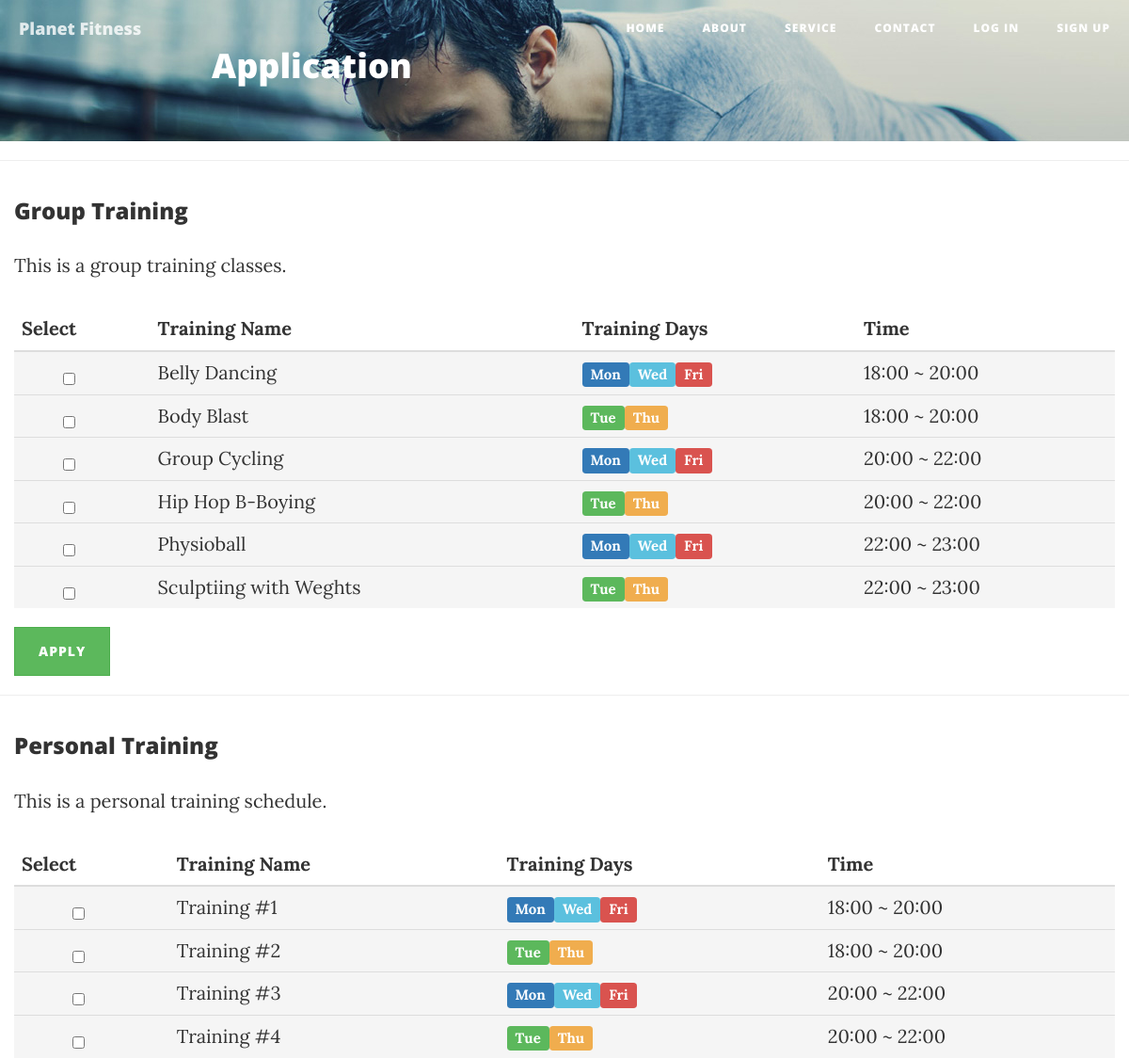
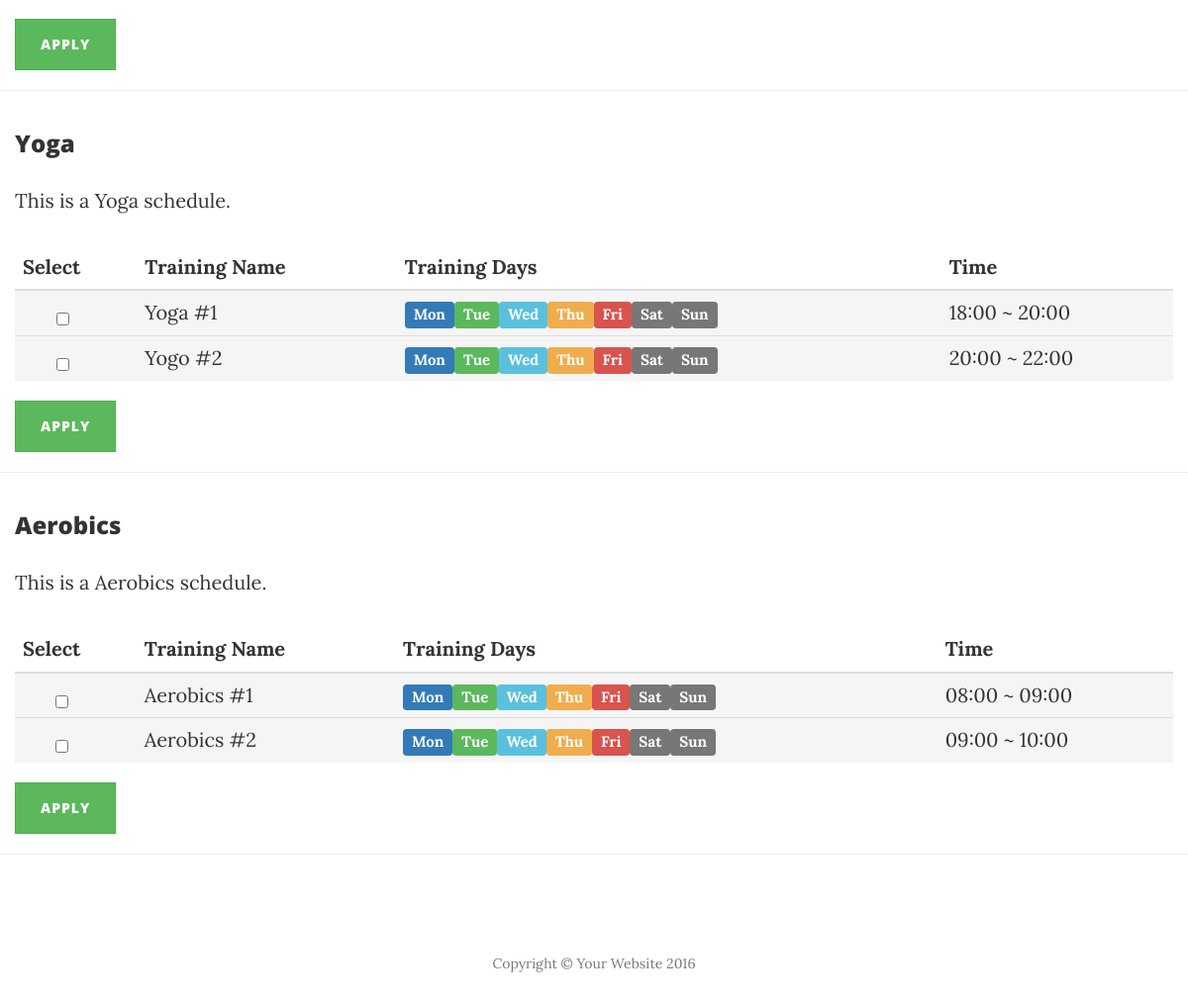
The page /application.php on the database its author committed (2 pictures, top to bottom).
### application.php (the view, shortened to what this page needs)
<?php
    $servername = "localhost";
    $username   = "root";
    $password   = "";
    $dbname     = "Gym";
    $group    = array();
    $personal = array();
    $yoga     = array();
    $aerobics = array();
    try {
        $link = new PDO("mysql:host=$servername;dbname=$dbname", $username, $password);
        $link->setAttribute(PDO::ATTR_ERRMODE, PDO::ERRMODE_EXCEPTION);
        $stmt = $link->prepare("SELECT program_id, category_id, program_name, program_days, program_begin_time, program_end_time FROM program WHERE is_opened='Y'");
        $stmt->execute();
        while($result = $stmt->fetch(PDO::FETCH_OBJ)) {
            if ($result->category_id == '0001') {
                array_push($group, $result);
            } else if ($result->category_id == '0002') {
                array_push($personal, $result);
            } else if ($result->category_id == '0003') {
                array_push($yoga, $result);
            } else if ($result->category_id == '0004') {
                array_push($aerobics, $result);
            }
        }
    } catch(PDOException $e) {
        echo "<script type='text/javascript'>alert('Error: " . $e->getMessage() . "');</script>";
        echo $e->getMessage();
    }
?>
<!DOCTYPE html>
<html lang="en">
<head>
    <link href="vendor/bootstrap/css/bootstrap.min.css" rel="stylesheet">
    <link href="css/clean-blog.css" rel="stylesheet">
    <link href="vendor/font-awesome/css/font-awesome.min.css" rel="stylesheet" type="text/css">
</head>
<body>
    <nav class="navbar navbar-default navbar-custom navbar-fixed-top">
        <div class="container-fluid">
            <div class="navbar-header page-scroll">
                <a class="navbar-brand" href="index.html">Planet Fitness</a>
            </div>
            <div class="collapse navbar-collapse" id="bs-example-navbar-collapse-1">
                <ul class="nav navbar-nav navbar-right">
                    <li>
                        <a href="index.html">Home</a>
                    </li>
                    <li>
                        <a href="about.html">About</a>
                    </li>
                    <li>
                        <a href="service.html">Service</a>
                    </li>
                    <li>
                        <a href="contact.html">Contact</a>
                    </li>
                    <li>
                        <a href="login.html">Log In</a>
                    </li>
                    <li>
                        <a href="signup.html">Sign Up</a>
                    </li>
                </ul>
            </div>
        </div>
    </nav>
    <div class="no-padding" style="background-image: url('img/fitness-3.jpg');">
        <div class="container">
            <div class="row">
                <div class="col-lg-8 col-lg-offset-2 col-md-10 col-md-offset-1">
                    <div class="post-heading" style="margin-top: 50px; height: 100px;">
                        <h1><font color="white">Application</font></h1>
                    </div>
                </div>
            </div>
        </div>
    </div>
    <hr>
    <form id="form" action="application_process.php" method="POST">
    <section class="no-padding" id="group_training">
        <div class="container-fluid">
            <h3>Group Training</h3>
            <p>This is a group training classes.</p>
            <table class="table">
                <thead>
                <tr>
                    <th>Select</th>
                    <th>Training Name</th>
                    <th>Training Days</th>
                    <th>Time</th>
                </tr>
                </thead>
                <tbody>
            <?php
                foreach ($group as $program) {
            ?>
                <tr class="active">
                    <td align="center"><div class="checkbox"><input type="checkbox" name="gtclass" value="<?php echo $program->program_id ?>"></div></td>
                    <td><?php echo $program->program_name ?></td>
                    <td>
                    <?php
                        $days = explode(",", $program->program_days);
                        foreach ($days as $day) {
                            switch ($day) {
                                case "1":
                                    echo "<span class='label label-primary'>Mon</span>";
                                    break;
                                case "2":
                                    echo "<span class='label label-success'>Tue</span>";
                                    break;
                                case "3":
                                    echo "<span class='label label-info'>Wed</span>";
                                    break;
                                case "4":
                                    echo "<span class='label label-warning'>Thu</span>";
                                    break;
                                case "5":
                                    echo "<span class='label label-danger'>Fri</span>";
                                    break;
                            }
                        }
                    ?>
                    </td>
                    <td><?php echo $program->program_begin_time ?> ~ <?php echo $program->program_end_time ?></td>
                </tr>
            <?php
                }
            ?>
                </tbody>
            </table>
            <a href="javascript:document.getElementById('form').submit()" class="btn btn-success" role="button">Apply</a>
        </div>
    </section>
    <hr>
    <section class="no-padding" id="personal_training">
        <div class="container-fluid">
            <h3>Personal Training</h3>
            <p>This is a personal training schedule.</p>
            <table class="table">
                <thead>
                <tr>
                    <th>Select</th>
                    <th>Training Name</th>
                    <th>Training Days</th>
                    <th>Time</th>
                </tr>
                </thead>
                <tbody>
            <?php
                foreach ($personal as $program) {
            ?>
                <tr class="active">
                    <td align="center"><div class="checkbox"><input type="checkbox" name="gtclass" value="<?php echo $program->program_id ?>"></div></td>
                    <td><?php echo $program->program_name ?></td>
                    <td>
                    <?php
                        $days = explode(",", $program->program_days);
                        foreach ($days as $day) {
                            switch ($day) {
                                case "1":
                                    echo "<span class='label label-primary'>Mon</span>";
                                    break;
                                case "2":
                                    echo "<span class='label label-success'>Tue</span>";
                                    break;
                                case "3":
                                    echo "<span class='label label-info'>Wed</span>";
                                    break;
                                case "4":
                                    echo "<span class='label label-warning'>Thu</span>";
                                    break;
                                case "5":
                                    echo "<span class='label label-danger'>Fri</span>";
                                    break;
                            }
                        }
                    ?>
                    </td>
                    <td><?php echo $program->program_begin_time ?> ~ <?php echo $program->program_end_time ?></td>
                </tr>
            <?php
                }
            ?>
                </tbody>
            </table>
            <a href="javascript:document.getElementById('form').submit()" class="btn btn-success" role="button">Apply</a>
        </div>
    </section>
    <hr>
    <section class="no-padding" id="yoga">
        <div class="container-fluid">
            <h3>Yoga</h3>
            <p>This is a Yoga schedule.</p>
            <table class="table">
                <thead>
                <tr>
                    <th>Select</th>
                    <th>Training Name</th>
                    <th>Training Days</th>
                    <th>Time</th>
                </tr>
                </thead>
                <tbody>
            <?php
                foreach ($yoga as $program) {
            ?>
                <tr class="active">
                    <td align="center"><div class="checkbox"><input type="checkbox" name="gtclass" value="<?php echo $program->program_id ?>"></div></td>
                    <td><?php echo $program->program_name ?></td>
                    <td>
                    <?php
                        $days = explode(",", $program->program_days);
                        foreach ($days as $day) {
                            switch ($day) {
                                case "1":
                                    echo "<span class='label label-primary'>Mon</span>";
                                    break;
                                case "2":
                                    echo "<span class='label label-success'>Tue</span>";
                                    break;
                                case "3":
                                    echo "<span class='label label-info'>Wed</span>";
                                    break;
                                case "4":
                                    echo "<span class='label label-warning'>Thu</span>";
                                    break;
                                case "5":
                                    echo "<span class='label label-danger'>Fri</span>";
                                    break;
                                case "6":
                                    echo "<span class='label label-default'>Sat</span>";
                                    break;
                                case "7":
                                    echo "<span class='label label-default'>Sun</span>";
                                    break;
                            }
                        }
                    ?>
                    </td>
                    <td><?php echo $program->program_begin_time ?> ~ <?php echo $program->program_end_time ?></td>
                </tr>
            <?php
                }
            ?>
                </tbody>
            </table>
            <a href="javascript:document.getElementById('form').submit()" class="btn btn-success" role="button">Apply</a>
        </div>
    </section>
    <hr>
    <section class="no-padding" id="aerobics">
        <div class="container-fluid">
            <h3>Aerobics</h3>
            <p>This is a Aerobics schedule.</p>
            <table class="table">
                <thead>
                <tr>
                    <th>Select</th>
                    <th>Training Name</th>
                    <th>Training Days</th>
                    <th>Time</th>
                </tr>
                </thead>
                <tbody>
            <?php
                foreach ($aerobics as $program) {
            ?>
                <tr class="active">
                    <td align="center"><div class="checkbox"><input type="checkbox" name="gtclass" value="<?php echo $program->program_id ?>"></div></td>
                    <td><?php echo $program->program_name ?></td>
                    <td>
                    <?php
                        $days = explode(",", $program->program_days);
                        foreach ($days as $day) {
                            switch ($day) {
                                case "1":
                                    echo "<span class='label label-primary'>Mon</span>";
                                    break;
                                case "2":
                                    echo "<span class='label label-success'>Tue</span>";
                                    break;
                                case "3":
                                    echo "<span class='label label-info'>Wed</span>";
                                    break;
                                case "4":
                                    echo "<span class='label label-warning'>Thu</span>";
                                    break;
                                case "5":
                                    echo "<span class='label label-danger'>Fri</span>";
                                    break;
                                case "6":
                                    echo "<span class='label label-default'>Sat</span>";
                                    break;
                                case "7":
                                    echo "<span class='label label-default'>Sun</span>";
                                    break;
                            }
                        }
                    ?>
                    </td>
                    <td><?php echo $program->program_begin_time ?> ~ <?php echo $program->program_end_time ?></td>
                </tr>
            <?php
                }
            ?>
                </tbody>
            </table>
            <a href="javascript:document.getElementById('form').submit()" class="btn btn-success" role="button">Apply</a>
        </div>
    </section>
    </form>
    <hr>
    <footer>
        <div class="container">
            <div class="row">
                <div class="col-lg-8 col-lg-offset-2 col-md-10 col-md-offset-1">
                    <p class="copyright text-muted">Copyright &copy; Your Website 2016</p>
                </div>
            </div>
        </div>
    </footer>
</body>
</html>

### css/clean-blog.css (style rules this page uses)
body { font-family: 'Lora', 'Times New Roman', serif; font-size: 20px; color: #333333; }
p { line-height: 1.5; margin: 30px 0; }
h1, h2, h3, h4, h5, h6 { font-family: 'Open Sans', 'Helvetica Neue', Helvetica, Arial, sans-serif; font-weight: 800; }
a { color: #333333; }
.navbar-custom { position: absolute; top: 0; left: 0; width: 100%; z-index: 3; font-family: 'Open Sans', 'Helvetica Neue', Helvetica, Arial, sans-serif; }
.navbar-custom .navbar-brand { font-weight: 800; }
.navbar-custom .nav li a { text-transform: uppercase; font-size: 12px; font-weight: 800; letter-spacing: 1px; }
@media only screen and (min-width: 768px) { .navbar-custom { background: transparent; border-bottom: 1px solid transparent; } }
@media only screen and (min-width: 768px) { .navbar-custom .navbar-brand { color: white; padding: 20px; } }
@media only screen and (min-width: 768px) { .navbar-custom .nav li a { color: white; padding: 20px; } }
@media only screen and (min-width: 1170px) { .navbar-custom { -webkit-transition: background-color 0.3s; -moz-transition: background-color 0.3s; transition: background-color 0.3s; -webkit-transform: translate3d(0, 0, 0); -moz-transform: translate3d(0, 0, 0); -ms-transform: translate3d(0, 0, 0); -o-transform: translate3d(0, 0, 0); transform: translate3d(0, 0, 0); -webkit-backface-visibility: hidden; backface-visibility: hidden; } }
footer { padding: 50px 0 65px; }
footer .copyright { font-size: 14px; text-align: center; margin-bottom: 0; }
.btn { font-family: 'Open Sans', 'Helvetica Neue', Helvetica, Arial, sans-serif; text-transform: uppercase; font-size: 14px; font-weight: 800; letter-spacing: 1px; border-radius: 0; padding: 15px 25px; }
body { -webkit-tap-highlight-color: #0085A1; }

### rows shown on the page
program: program_name "Belly Dancing", program_days "Mon", program_begin_time "18:00", program_end_time "20:00"
program: program_name "Body Blast", program_days "Tue", program_begin_time "18:00", program_end_time "20:00"
program: program_name "Group Cycling", program_days "Mon", program_begin_time "20:00", program_end_time "22:00"
program: program_name "Hip Hop B-Boying", program_days "Tue", program_begin_time "20:00", program_end_time "22:00"
program: program_name "Physioball", program_days "Mon", program_begin_time "22:00", program_end_time "23:00"
program: program_name "Sculptiing with Weghts", program_days "Tue", program_begin_time "22:00", program_end_time "23:00"
program: program_name "Training #1", program_days "Mon", program_begin_time "18:00", program_end_time "20:00"
program: program_name "Training #2", program_days "Tue", program_begin_time "18:00", program_end_time "20:00"
program: program_name "Training #3", program_days "Mon", program_begin_time "20:00", program_end_time "22:00"
program: program_name "Training #4", program_days "Tue", program_begin_time "20:00", program_end_time "22:00"
program: program_name "Yoga #1", program_days "Mon", program_begin_time "18:00", program_end_time "20:00"
program: program_name "Yogo #2", program_days "Mon", program_begin_time "20:00", program_end_time "22:00"
program: program_name "Aerobics #1", program_days "Mon", program_begin_time "08:00", program_end_time "09:00"
program: program_name "Aerobics #2", program_days "Mon", program_begin_time "09:00", program_end_time "10:00"
